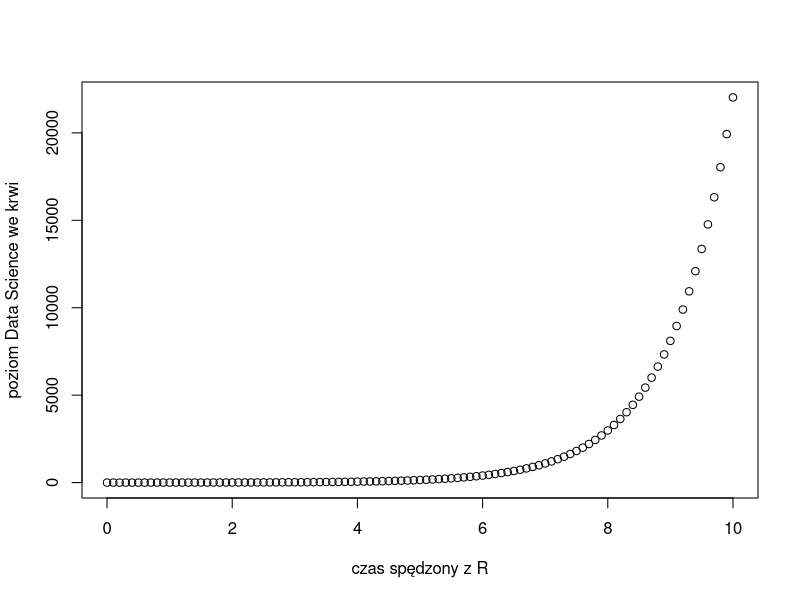

Here is the R script that generated this plot:
## ---- chunk 1
2 + 2
2^10
## ---- chunk 2
zmienna  =  2^10
zmienna2 <- 2^10 
## ---- chunk 3
??"sequence"
## ---- chunk 4
?seq
## ---- chunk 5
sekwencja <- seq(from = 0, to = 10, by = 0.1)
sekwencja
## ---- chunk 6
sekwencja <- seq(by = 0.1, from = 0, to = 10)
## ---- chunk 7
sekwencja <- seq(0, 10, 0.1)
## ---- chunk 8
poziom <- exp(sekwencja)

plot(x = sekwencja, y = poziom,
     xlab="czas spędzony z R", ylab="poziom Data Science we krwi")
